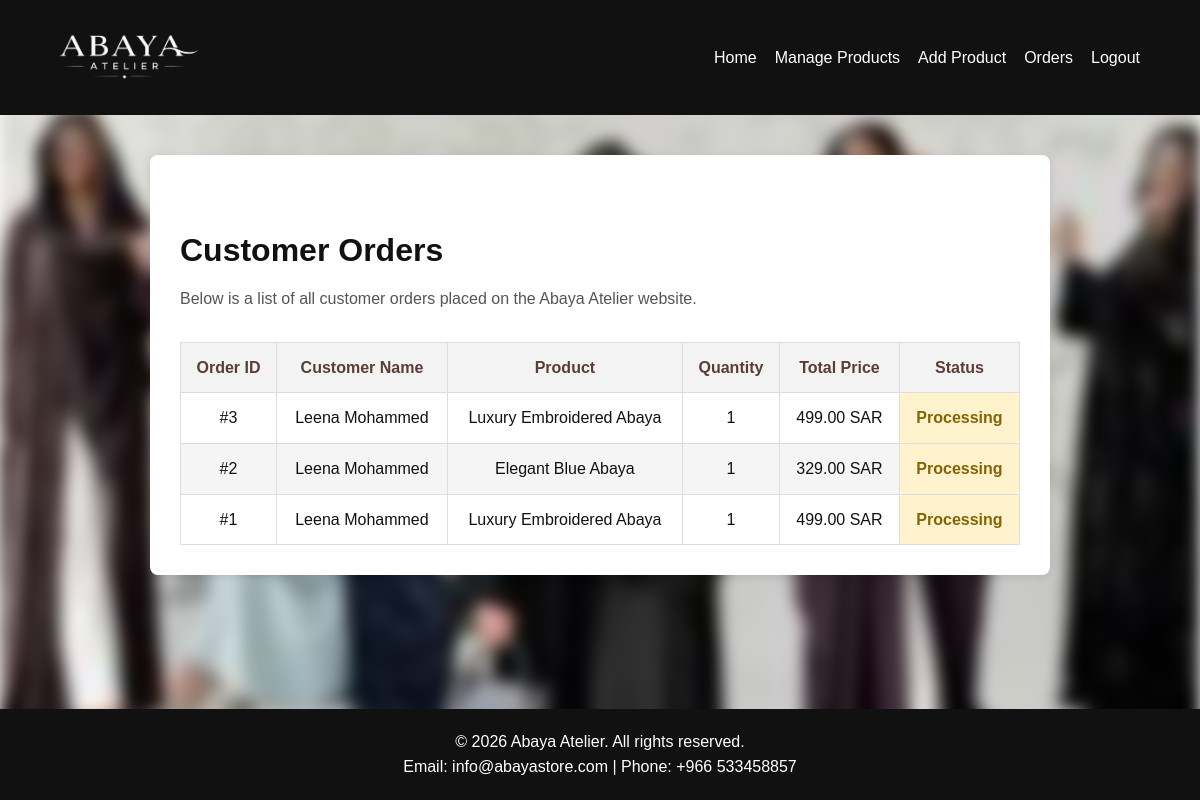
Screenshot of /AdminPages/Orders.php with the database file from the repository.
### tables this page shows
CREATE TABLE `orders` (
  `OrderID` int(11) NOT NULL,
  `CustomerID` int(11) NOT NULL,
  `AdminID` int(11) DEFAULT NULL,
  `TotalPrice` decimal(10,2) NOT NULL DEFAULT 0.00,
  `Status` varchar(50) NOT NULL DEFAULT 'Processing',
  `Address` varchar(255) NOT NULL,
  `City` varchar(100) NOT NULL,
  `PaymentMethod` varchar(50) NOT NULL,
  `OrderDate` datetime NOT NULL DEFAULT current_timestamp()
);

CREATE TABLE `customer` (
  `CustomerID` int(11) NOT NULL,
  `Name` varchar(100) NOT NULL,
  `Email` varchar(100) NOT NULL,
  `Password` varchar(255) NOT NULL,
  `PhoneNumber` varchar(20) DEFAULT NULL,
  `DateOfBirth` date DEFAULT NULL
);

CREATE TABLE `product` (
  `ProductID` int(11) NOT NULL,
  `Name` varchar(100) NOT NULL,
  `Price` decimal(10,2) NOT NULL,
  `Stock` int(11) NOT NULL DEFAULT 0,
  `Color` varchar(50) DEFAULT NULL,
  `Description` text DEFAULT NULL,
  `Image` varchar(255) DEFAULT NULL,
  `Size` varchar(20) DEFAULT NULL
);

CREATE TABLE `orderitem` (
  `OrderItemID` int(11) NOT NULL,
  `OrderID` int(11) NOT NULL,
  `ProductID` int(11) NOT NULL,
  `Quantity` int(11) NOT NULL,
  `UnitPrice` decimal(10,2) NOT NULL
);

### AdminPages/Orders.php (the view, shortened to what this page needs)
<?php
include '../db.php';
$sql = "SELECT o.OrderID, c.Name AS CustomerName, oi.Quantity, p.Name AS ProductName, (oi.Quantity * oi.UnitPrice) AS TotalPrice, o.Status FROM Orders o JOIN Customer c ON o.CustomerID = c.CustomerID JOIN OrderItem oi ON o.OrderID = oi.OrderID JOIN Product p ON oi.ProductID = p.ProductID ORDER BY o.OrderID DESC";
$orders = mysqli_query($conn, $sql);
?>
<!DOCTYPE html><html lang="en"><head><meta charset="UTF-8"><title>Abaya Atelier | Orders</title><meta name="viewport" content="width=device-width, initial-scale=1.0"><link rel="stylesheet" href="../css/style.css"></head>
<body class="admin-dashboard">
<header>
<div class="container header-container">
<img src="../images/logo.png" class="logo" alt="Abaya Atelier Logo">
<nav>
<ul class="nav-links">
<li><a href="AdminHome.php">Home</a></li>
<li><a href="manage_product.php">Manage Products</a></li>
<li><a href="add-product.php">Add Product</a></li>
<li><a href="Orders.php">Orders</a></li>
<li><a href="../index.php">Logout</a></li>
</ul>
</nav>
</div>
</header>
<main class="container"><div class="form-box"><h1 class="page-title">Customer Orders</h1><p class="page-description">Below is a list of all customer orders placed on the Abaya Atelier website.</p><section class="orders-table"><table><thead><tr><th>Order ID</th><th>Customer Name</th><th>Product</th><th>Quantity</th><th>Total Price</th><th>Status</th></tr></thead><tbody><?php while($row = mysqli_fetch_assoc($orders)): ?><tr><td>#<?php echo $row['OrderID']; ?></td><td><?php echo htmlspecialchars($row['CustomerName']); ?></td><td><?php echo htmlspecialchars($row['ProductName']); ?></td><td><?php echo (int)$row['Quantity']; ?></td><td><?php echo number_format($row['TotalPrice'], 2); ?> SAR</td><td class="status processing"><?php echo htmlspecialchars($row['Status']); ?></td></tr><?php endwhile; ?></tbody></table></section></div></main>
<footer><div class="container footer-container"><p>&copy; 2026 Abaya Atelier. All rights reserved.</p><p>Email: info@abayastore.com | Phone: +966 533458857</p></div></footer>
</body></html>

### css/style.css (style rules this page uses)
* { margin: 0; padding: 0; box-sizing: border-box; }
body { font-family: Arial, sans-serif; line-height: 1.6; background-color: #ffffff; color: #111; }
.container { width: 90%; max-width: 1100px; margin: auto; }
header { background-color: #111; color: white; padding: 15px 0; }
.header-container { display: flex; justify-content: space-between; align-items: center; }
.logo { height: 55px; width: auto; }
.nav-links { list-style: none; display: flex; gap: 18px; flex-wrap: wrap; }
.nav-links li { display: inline; }
.nav-links a { color: white; text-decoration: none; }
footer { background-color: #111; color: white; text-align: center; padding: 20px 0; margin-top: 40px; }
.admin-dashboard::before { content: ""; position: fixed; inset: 0; background-image: url("../images/new-collection-banner.jpeg"); background-size: cover; background-position: center; filter: blur(8px); z-index: -1; }
header { padding: 30px 0; }
body, html { height: 100%; margin: 0; padding: 0; }
main { flex: 1; }
body { min-height: 100vh; display: flex; flex-direction: column; }
main, .container { flex: 1; }
.page-title { margin-top:40px; margin-bottom:10px; }
.page-description { margin-bottom:30px; color:#555; }
.orders-table table { width:100%; border-collapse:collapse; background:white; }
.orders-table th, .orders-table td { padding:12px; border:1px solid #ddd; text-align:center; }
.orders-table th { background:#111; color:white; }
.orders-table tr:nth-child(even) { background:#f5f5f5; }
.form-box { background: white; padding: 30px; border-radius: 8px; max-width: 900px; margin: 40px auto; box-shadow: 0 2px 8px rgba(0,0,0,0.1); }
.orders-table table { width: 100%; border-collapse: collapse; margin-top: 20px; }
.orders-table th { font-weight: bold; color: #5a3e36; background-color: #f3f3f3; padding: 12px; }
.orders-table td { padding: 12px; text-align: center; border-bottom: 1px solid #ddd; }
.status { font-weight: bold; padding: 6px 12px; border-radius: 6px; }
.processing { background-color: #fff3cd; color: #856404; }

### rows the page displays
orders: OrderID "3", CustomerID.Name "Leena Mohammed", product.Name "Luxury Embroidered Abaya", orderitem.Quantity "1", TotalPrice "499.00", Status "Processing"
orders: OrderID "2", CustomerID.Name "Leena Mohammed", product.Name "Elegant Blue Abaya", orderitem.Quantity "1", TotalPrice "329.00", Status "Processing"
orders: OrderID "1", CustomerID.Name "Leena Mohammed", product.Name "Luxury Embroidered Abaya", orderitem.Quantity "1", TotalPrice "499.00", Status "Processing"
